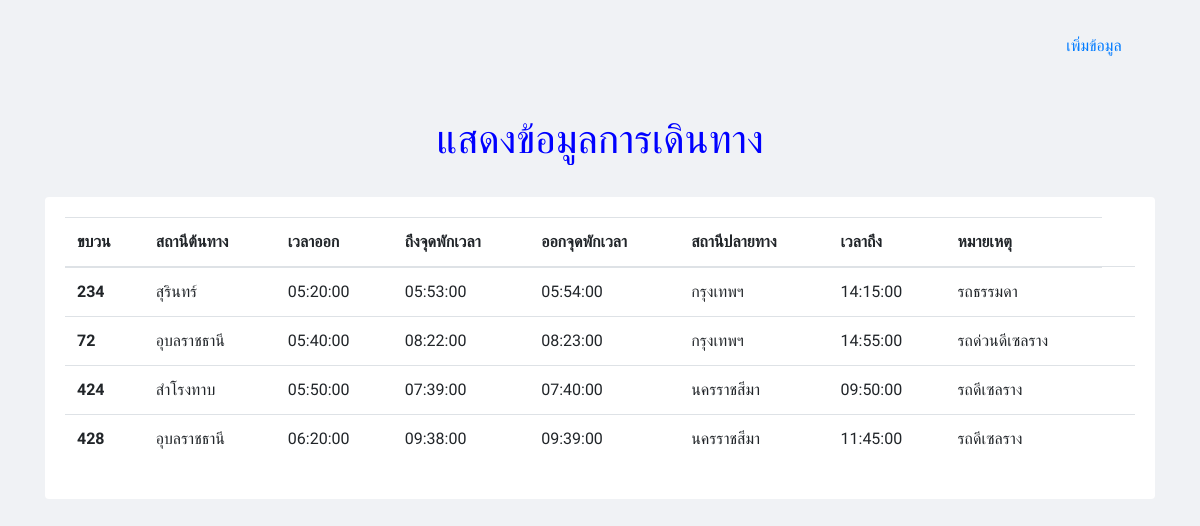
Screenshot of /index.php/welcome/show with the database file from the repository.
### tables this page shows
CREATE TABLE `station` (
  `id` int(11) NOT NULL,
  `procession` int(50) NOT NULL,
  `note` varchar(50) NOT NULL
);

CREATE TABLE `departure` (
  `id` int(11) NOT NULL,
  `d_station` varchar(50) DEFAULT NULL,
  `d_time` time DEFAULT NULL
);

CREATE TABLE `break` (
  `id` int(11) NOT NULL,
  `b_to` time DEFAULT NULL,
  `b_out` time DEFAULT NULL
);

CREATE TABLE `destination` (
  `id` int(11) NOT NULL,
  `a_station` varchar(50) DEFAULT NULL,
  `a_time` time DEFAULT NULL
);

### application/controllers/Welcome.php (called while the page is built, shortened)
<?php
class Welcome extends CI_Controller {
	function __construct()
	{
		$this->load->model('station_model','station');
	}
		public function show()
	{
		$data['query'] = $this->station->show();
		$this->load->view('list',$data);
	}
}

### index.php (called while the page is built, shortened)
<?php
require_once BASEPATH.'core/CodeIgniter.php';

### application/models/station_model.php (called while the page is built, shortened)
<?php
class Station_model extends CI_Model
{
  function show()
    {
       $query =$this->db->select('*')
			->from('station')
            ->join('departure','departure.id = station.id')
            ->join('break','break.id = station.id')
            ->join('destination','destination.id = station.id')
            ->where('station.id=departure.id')
            ->order_by('`departure`.`d_time` ASC')
			->get();
			return $query;
    }
}

### application/views/list.php (the view, shortened to what this page needs)
<!DOCTYPE html>
<html lang="en">
<head>
    <link rel="stylesheet" href="https://cdn.jsdelivr.net/npm/bootstrap@4.5.3/dist/css/bootstrap.min.css">
</head>
<body>
    <div class="container">
    <div align="right" style="margin:3%">
    <a href="<?php echo site_url('welcome/index') ?>">เพิ่มข้อมูล</a>
    </div>
    <br></b><h1>แสดงข้อมูลการเดินทาง</h1>
<div class="card">
<div class="card-body">
    <table class="table">
  <thead>
    <tr>
      <th scope="col">ขบวน</th>
      <th scope="col">สถานีต้นทาง</th>
      <th scope="col">เวลาออก</th>
      <th scope="col">ถึงจุดพักเวลา</th>
      <th scope="col">ออกจุดพักเวลา</th>
      <th scope="col">สถานีปลายทาง</th>
      <th scope="col">เวลาถึง</th>
      <th scope="col">หมายเหตุ</th>
    </tr>
  </thead>
  <tbody>
  <?php foreach($query->result_array() as $rs){ ?>
    <tr>
      <th scope="row"><?php echo $rs['procession'] ?></th>
      <td><?php echo $rs['d_station'] ?></td>
      <td><?php echo $rs['d_time'] ?></td>
      <td><?php echo $rs['b_to'] ?></td>
      <td><?php echo $rs['b_out'] ?></td>
      <td><?php echo $rs['a_station'] ?></td>
      <td><?php echo $rs['a_time'] ?></td>
      <td><?php echo $rs['note'] ?></td>
      <td></td>
    </tr>
<?php } ?>
  </tbody>
</table>
</div>
   </div>
    </div>
</body>
</html>

### application/views/list.php (style rules this page uses)
h1 { font-family: 'Prompt', sans-serif; text-align : center ; margin-bottom : 3%; color: blue; }
td { font-family: 'Prompt', sans-serif; }
th { font-family: 'Prompt', sans-serif; }
a { font-family: 'Prompt', sans-serif; }
body { background: #f0f2f5 }
.card { border : 0px }

### rows the page displays
station: procession "234", departure.d_station "สุรินทร์", departure.d_time "05:20:00", break.b_to "05:53:00", break.b_out "05:54:00", destination.a_station "กรุงเทพฯ", destination.a_time "14:15:00", note "รถธรรมดา"
station: procession "72", departure.d_station "อุบลราชธานี", departure.d_time "05:40:00", break.b_to "08:22:00", break.b_out "08:23:00", destination.a_station "กรุงเทพฯ", destination.a_time "14:55:00", note "รถด่วนดีเซลราง"
station: procession "424", departure.d_station "สำโรงทาบ", departure.d_time "05:50:00", break.b_to "07:39:00", break.b_out "07:40:00", destination.a_station "นครราชสีมา", destination.a_time "09:50:00", note "รถดีเซลราง"
station: procession "428", departure.d_station "อุบลราชธานี", departure.d_time "06:20:00", break.b_to "09:38:00", break.b_out "09:39:00", destination.a_station "นครราชสีมา", destination.a_time "11:45:00", note "รถดีเซลราง"
